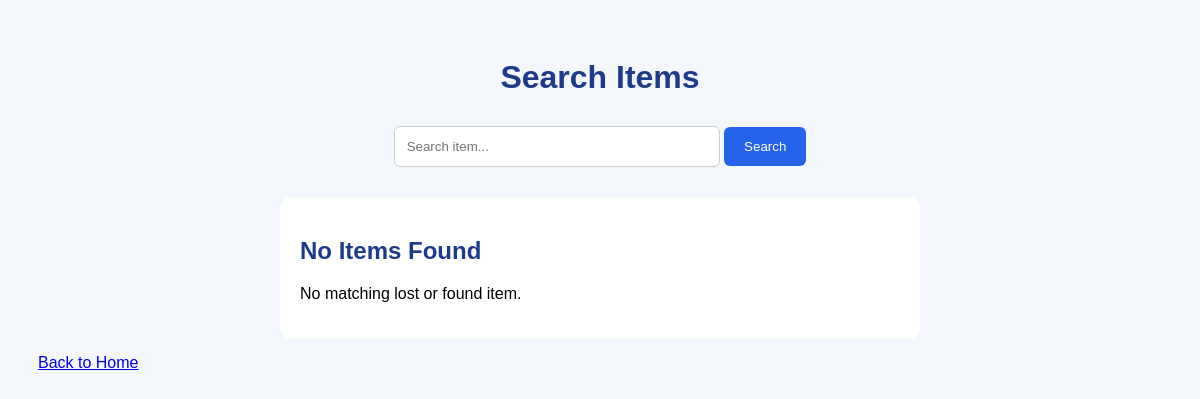
Before: /search with the older database file.
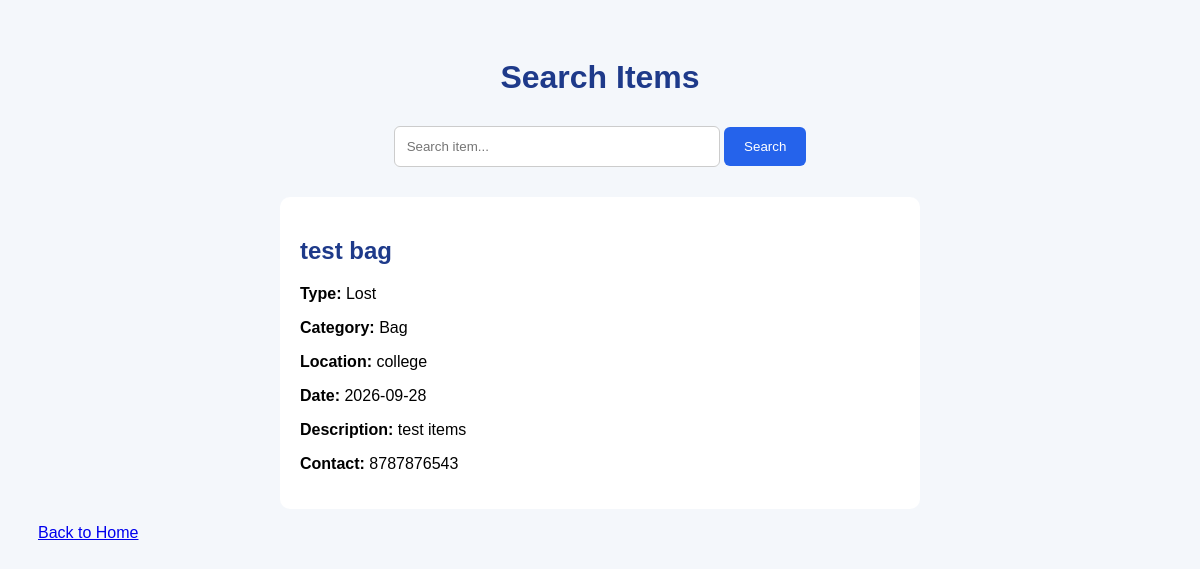
After: the same page with the newer database file.
### tables this page shows
CREATE TABLE items (
            id INTEGER PRIMARY KEY AUTOINCREMENT,
            item_name TEXT NOT NULL,
            category TEXT NOT NULL,
            location TEXT NOT NULL,
            date TEXT NOT NULL,
            description TEXT,
            contact TEXT NOT NULL,
            item_type TEXT NOT NULL
        );

### app.py (the view)
@app.route("/search")
def search():
    query = request.args.get("q", "")
    conn = sqlite3.connect("lost_found.db")
    cursor = conn.cursor()
    cursor.execute("""
        SELECT * FROM items
        WHERE item_name LIKE ?
        OR category LIKE ?
        OR location LIKE ?
    """, (
        "%" + query + "%",
        "%" + query + "%",
        "%" + query + "%"
    ))
    items = cursor.fetchall()
    conn.close()
    return render_template("search.html", items=items, query=query)

### templates/search.html (shortened to what this page needs)
<!DOCTYPE html>
<html lang="en">
<head>
</head>
<body>
    <h1>Search Items</h1>
    <div class="search-box">
        <form action="/search" method="GET">
            <input type="text" name="q"
                   placeholder="Search item..."
                   value="{{ query }}">
            <button type="submit">Search</button>
        </form>
    </div>
    {% if items %}
        {% for item in items %}
        <div class="item">
            <h2>{{ item[1] }}</h2>
            <p><strong>Type:</strong> {{ item[7] }}</p>
            <p><strong>Category:</strong> {{ item[2] }}</p>
            <p><strong>Location:</strong> {{ item[3] }}</p>
            <p><strong>Date:</strong> {{ item[4] }}</p>
            <p><strong>Description:</strong> {{ item[5] }}</p>
            <p><strong>Contact:</strong> {{ item[6] }}</p>
        </div>
        {% endfor %}
    {% else %}
        <div class="item">
            <h2>No Items Found</h2>
            <p>No matching lost or found item.</p>
        </div>
    {% endif %}
    <a href="/">Back to Home</a>
</body>
</html>

### templates/search.html (style rules this page uses)
body { font-family: Arial, sans-serif; background: #f4f7fb; padding: 30px; }
h1 { text-align: center; color: #1e3a8a; }
.search-box { text-align: center; margin: 30px; }
input { padding: 12px; width: 300px; border: 1px solid #ccc; border-radius: 6px; }
button { padding: 12px 20px; background: #2563eb; color: white; border: none; border-radius: 6px; }
.item { max-width: 600px; margin: 15px auto; background: white; padding: 20px; border-radius: 10px; }
.item h2 { color: #1e3a8a; }

Changed rows visible on the page:
added items: item_name "test bag", item_type "Lost", category "Bag", location "college", date "2026-09-28", description "test items", contact "8787876543"
Other visible differences:
text no longer shown: "No Items Found No matching lost or found item."
